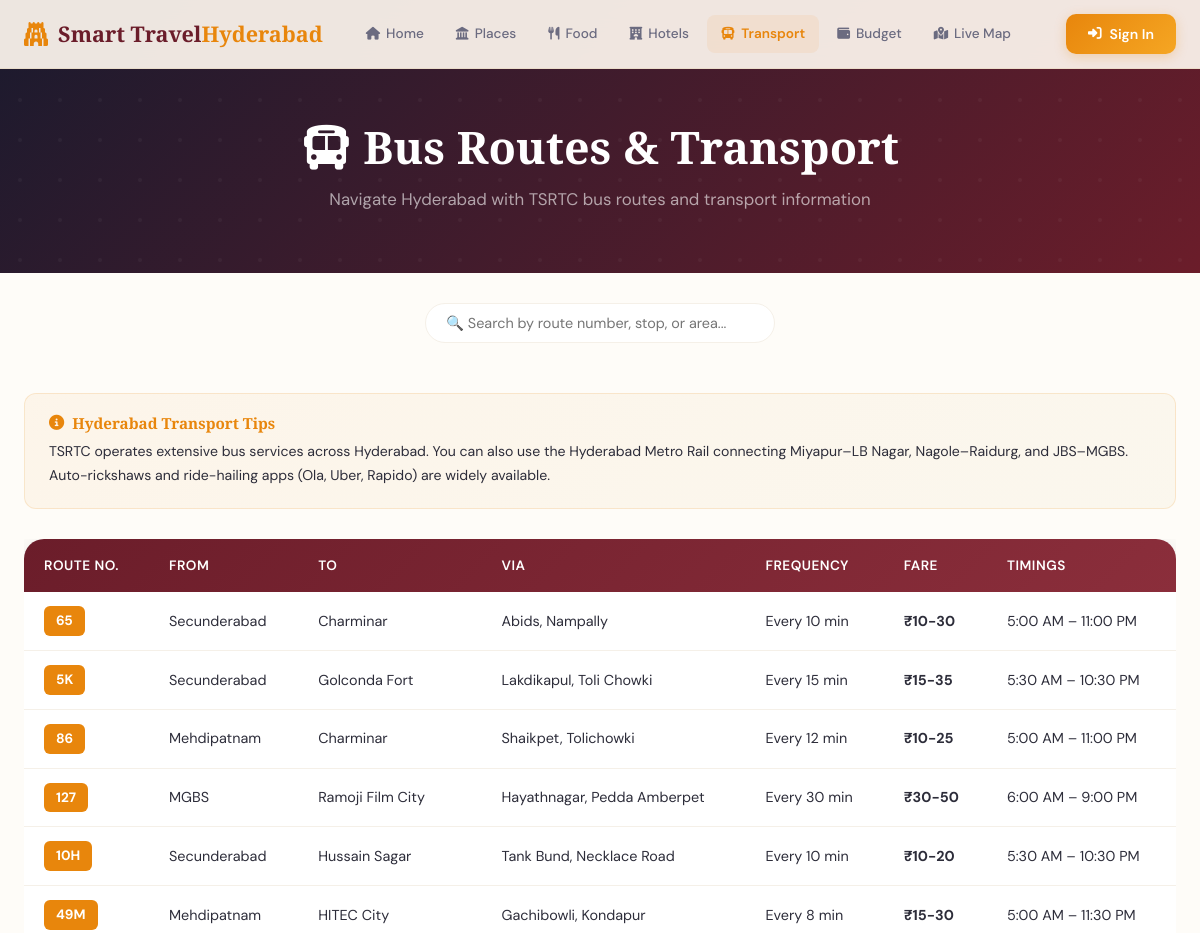
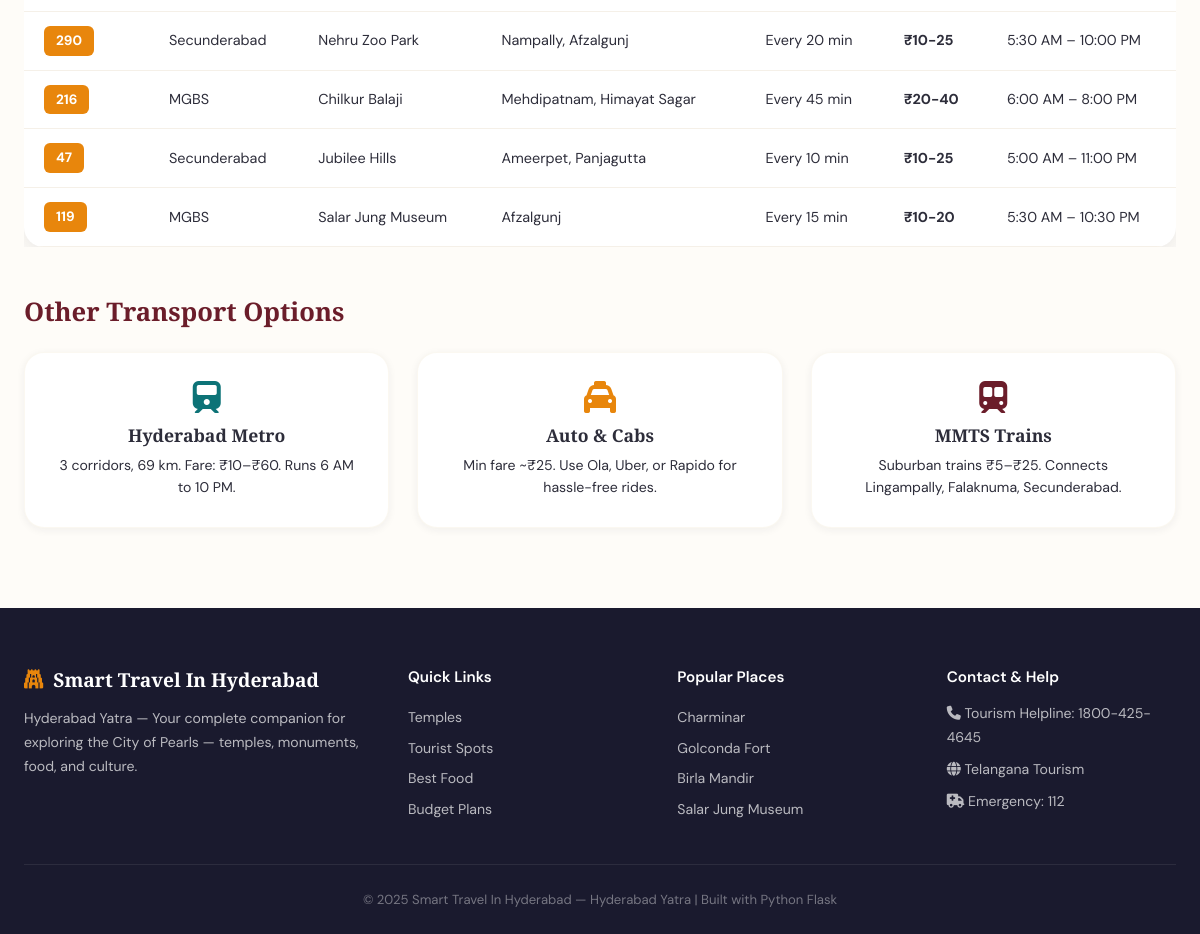
Page /transport on the committed database (2 pictures, top to bottom).
### tables this page shows
CREATE TABLE bus_routes (
            id INTEGER PRIMARY KEY AUTOINCREMENT,
            route_number TEXT, from_stop TEXT, to_stop TEXT,
            via TEXT, frequency TEXT, fare TEXT,
            first_bus TEXT, last_bus TEXT
        );

### app.py (the view)
@app.route('/transport')
def transport():
    search = request.args.get('search', '')
    if search:
        routes = query_db(
            "SELECT * FROM bus_routes WHERE from_stop LIKE ? OR to_stop LIKE ? OR via LIKE ? OR route_number LIKE ?",
            (f'%{search}%', f'%{search}%', f'%{search}%', f'%{search}%'))
    else:
        routes = query_db("SELECT * FROM bus_routes")
    return render_template('transport.html', routes=routes, search=search)

### app.py (called while the page is built)
def get_db():
    conn = sqlite3.connect(DATABASE)
    conn.row_factory = sqlite3.Row
    return conn

def query_db(query, args=(), one=False):
    conn = get_db()
    cur = conn.execute(query, args)
    rv = cur.fetchall()
    conn.close()
    return (rv[0] if rv else None) if one else rv

### templates/transport.html (shortened to what this page needs)
{% extends 'base.html' %}
{% block content %}
<div class="page-header"><h1><i class="fas fa-bus"></i> Bus Routes & Transport</h1><p>Navigate Hyderabad with TSRTC bus routes and transport information</p></div>
<div class="filters-bar"><input type="text" class="search-input" style="min-width:350px;" placeholder="🔍 Search by route number, stop, or area..." value="{{ search }}" onkeypress="searchTransport(event)"></div>
<div class="container" style="padding-bottom:80px;">
    <div class="tips-box" style="margin-bottom:30px;"><h4><i class="fas fa-info-circle"></i> Hyderabad Transport Tips</h4><p>TSRTC operates extensive bus services across Hyderabad. You can also use the Hyderabad Metro Rail connecting Miyapur–LB Nagar, Nagole–Raidurg, and JBS–MGBS. Auto-rickshaws and ride-hailing apps (Ola, Uber, Rapido) are widely available.</p></div>
    {% if routes %}
    <div style="overflow-x:auto;"><table class="route-table"><thead><tr><th>Route No.</th><th>From</th><th>To</th><th>Via</th><th>Frequency</th><th>Fare</th><th>Timings</th></tr></thead><tbody>
    {% for route in routes %}<tr><td><span class="route-number">{{ route.route_number }}</span></td><td>{{ route.from_stop }}</td><td>{{ route.to_stop }}</td><td>{{ route.via }}</td><td>{{ route.frequency }}</td><td><strong>{{ route.fare }}</strong></td><td>{{ route.first_bus }} – {{ route.last_bus }}</td></tr>{% endfor %}
    </tbody></table></div>
    {% else %}<div style="text-align:center;padding:60px 20px;"><h3 style="color:var(--text-light);">No routes found for "{{ search }}"</h3></div>{% endif %}
    <div style="margin-top:50px;"><h2 style="color:var(--deep-maroon);margin-bottom:24px;font-size:1.6rem;">Other Transport Options</h2>
    <div class="card-grid" style="padding:0;">
        <div class="place-card" style="padding:28px;text-align:center;"><i class="fas fa-train" style="font-size:2rem;color:var(--teal);margin-bottom:12px;"></i><h3 style="margin-bottom:8px;font-size:1.1rem;">Hyderabad Metro</h3><p style="font-size:0.88rem;">3 corridors, 69 km. Fare: ₹10–₹60. Runs 6 AM to 10 PM.</p></div>
        <div class="place-card" style="padding:28px;text-align:center;"><i class="fas fa-taxi" style="font-size:2rem;color:var(--saffron);margin-bottom:12px;"></i><h3 style="margin-bottom:8px;font-size:1.1rem;">Auto & Cabs</h3><p style="font-size:0.88rem;">Min fare ~₹25. Use Ola, Uber, or Rapido for hassle-free rides.</p></div>
        <div class="place-card" style="padding:28px;text-align:center;"><i class="fas fa-subway" style="font-size:2rem;color:var(--deep-maroon);margin-bottom:12px;"></i><h3 style="margin-bottom:8px;font-size:1.1rem;">MMTS Trains</h3><p style="font-size:0.88rem;">Suburban trains ₹5–₹25. Connects Lingampally, Falaknuma, Secunderabad.</p></div>
    </div></div>
</div>
{% endblock %}

### templates/base.html (shortened to what this page needs)
<!DOCTYPE html>
<html lang="en">
<head>
    <link rel="stylesheet" href="https://cdnjs.cloudflare.com/ajax/libs/font-awesome/6.5.0/css/all.min.css">
    <link rel="stylesheet" href="{{ url_for('static', filename='css/style.css') }}">
</head>
<body>
    <nav class="navbar" id="navbar">
        <div class="nav-container">
            <a href="/" class="nav-logo">
                <i class="fas fa-gopuram"></i>
                <span>Smart Travel<em>Hyderabad</em></span>
            </a>
            <ul class="nav-links" id="navLinks">
                <li><a href="/" class="{{ 'active' if request.path == '/' }}"><i class="fas fa-home"></i> Home</a></li>
                <li><a href="/places" class="{{ 'active' if '/places' in request.path }}"><i class="fas fa-landmark"></i> Places</a></li>
                <li><a href="/food" class="{{ 'active' if '/food' in request.path }}"><i class="fas fa-utensils"></i> Food</a></li>
                <li><a href="/hotels" class="{{ 'active' if '/hotels' in request.path }}"><i class="fas fa-hotel"></i> Hotels</a></li>
                <li><a href="/transport" class="{{ 'active' if '/transport' in request.path }}"><i class="fas fa-bus"></i> Transport</a></li>
                <li><a href="/budget" class="{{ 'active' if '/budget' in request.path }}"><i class="fas fa-wallet"></i> Budget</a></li>
                <li><a href="/map" class="{{ 'active' if '/map' in request.path }}"><i class="fas fa-map-marked-alt"></i> Live Map</a></li>
            </ul>
            <div class="auth-section">
                {% if session.get('logged_in') %}
                <div class="user-menu">
                    <button class="user-btn" id="userBtn">
                        <div class="user-avatar">{{ session.username[0] | upper }}</div>
                        <span class="user-name">{{ session.username | capitalize }}</span>
                        <i class="fas fa-chevron-down"></i>
                    </button>
                    <div class="user-dropdown" id="userDropdown">
                        <div class="dropdown-header">
                            <div class="dropdown-avatar">{{ session.username[0] | upper }}</div>
                            <div>
                                <div class="dropdown-name">{{ session.username | capitalize }}</div>
                                <div class="dropdown-role">Traveler</div>
                            </div>
                        </div>
                        <div class="dropdown-divider"></div>
                        <a href="/" class="dropdown-item"><i class="fas fa-home"></i> Dashboard</a>
                        <a href="/places" class="dropdown-item"><i class="fas fa-heart"></i> My Favorites</a>
                        <div class="dropdown-divider"></div>
                        <a href="/logout" class="dropdown-item dropdown-logout"><i class="fas fa-sign-out-alt"></i> Sign Out</a>
                    </div>
                </div>
                {% else %}
                <a href="/login" class="signin-btn">
                    <i class="fas fa-sign-in-alt"></i>
                    <span>Sign In</span>
                </a>
                {% endif %}
            </div>
        </div>
    </nav>
    <main>
        {% block content %}{% endblock %}
    </main>
    <footer class="footer">
        <div class="footer-container">
            <div class="footer-grid">
                <div class="footer-col">
                    <h3><i class="fas fa-gopuram"></i> Smart Travel In Hyderabad</h3>
                    <p>Hyderabad Yatra — Your complete companion for exploring the City of Pearls — temples, monuments, food, and culture.</p>
                </div>
                <div class="footer-col">
                    <h4>Quick Links</h4>
                    <a href="/places?category=temple">Temples</a>
                    <a href="/places?category=attraction">Tourist Spots</a>
                    <a href="/food">Best Food</a>
                    <a href="/budget">Budget Plans</a>
                </div>
                <div class="footer-col">
                    <h4>Popular Places</h4>
                    <a href="/place/6">Charminar</a>
                    <a href="/place/7">Golconda Fort</a>
                    <a href="/place/1">Birla Mandir</a>
                    <a href="/place/8">Salar Jung Museum</a>
                </div>
                <div class="footer-col">
                    <h4>Contact & Help</h4>
                    <p><i class="fas fa-phone"></i> Tourism Helpline: 1800-425-4645</p>
                    <p><i class="fas fa-globe"></i> Telangana Tourism</p>
                    <p><i class="fas fa-ambulance"></i> Emergency: 112</p>
                </div>
            </div>
            <div class="footer-bottom">
                <p>&copy; 2025 Smart Travel In Hyderabad — Hyderabad Yatra | Built with Python Flask</p>
            </div>
        </div>
    </footer>
</body>
</html>

### rows in the picture
bus_routes: route_number "65", from_stop "Secunderabad", to_stop "Charminar", via "Abids, Nampally", frequency "Every 10 min", fare "₹10-30", first_bus "5:00 AM", last_bus "11:00 PM"
bus_routes: route_number "5K", from_stop "Secunderabad", to_stop "Golconda Fort", via "Lakdikapul, Toli Chowki", frequency "Every 15 min", fare "₹15-35", first_bus "5:30 AM", last_bus "10:30 PM"
bus_routes: route_number "86", from_stop "Mehdipatnam", to_stop "Charminar", via "Shaikpet, Tolichowki", frequency "Every 12 min", fare "₹10-25", first_bus "5:00 AM", last_bus "11:00 PM"
bus_routes: route_number "127", from_stop "MGBS", to_stop "Ramoji Film City", via "Hayathnagar, Pedda Amberpet", frequency "Every 30 min", fare "₹30-50", first_bus "6:00 AM", last_bus "9:00 PM"
bus_routes: route_number "10H", from_stop "Secunderabad", to_stop "Hussain Sagar", via "Tank Bund, Necklace Road", frequency "Every 10 min", fare "₹10-20", first_bus "5:30 AM", last_bus "10:30 PM"
bus_routes: route_number "49M", from_stop "Mehdipatnam", to_stop "HITEC City", via "Gachibowli, Kondapur", frequency "Every 8 min", fare "₹15-30", first_bus "5:00 AM", last_bus "11:30 PM"
bus_routes: route_number "290", from_stop "Secunderabad", to_stop "Nehru Zoo Park", via "Nampally, Afzalgunj", frequency "Every 20 min", fare "₹10-25", first_bus "5:30 AM", last_bus "10:00 PM"
bus_routes: route_number "216", from_stop "MGBS", to_stop "Chilkur Balaji", via "Mehdipatnam, Himayat Sagar", frequency "Every 45 min", fare "₹20-40", first_bus "6:00 AM", last_bus "8:00 PM"
bus_routes: route_number "47", from_stop "Secunderabad", to_stop "Jubilee Hills", via "Ameerpet, Panjagutta", frequency "Every 10 min", fare "₹10-25", first_bus "5:00 AM", last_bus "11:00 PM"
bus_routes: route_number "119", from_stop "MGBS", to_stop "Salar Jung Museum", via "Afzalgunj", frequency "Every 15 min", fare "₹10-20", first_bus "5:30 AM", last_bus "10:30 PM"
